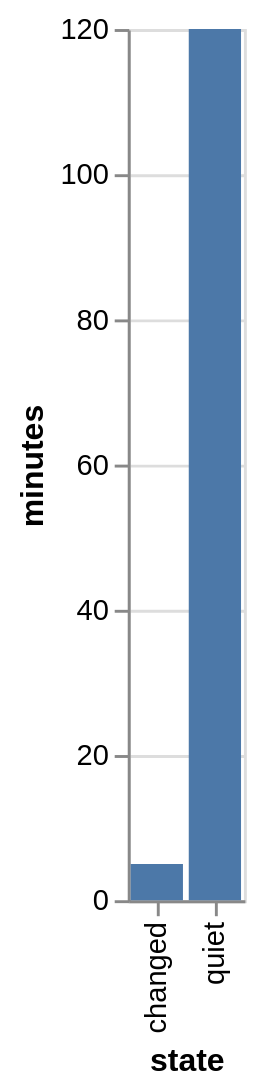

Specify this chart in Vega-Lite:
### Vega-Lite specification from a JSON file in a GitHub repository (floating-point values rounded to 4 significant figures)
{"$schema": "https://vega.github.io/schema/vega-lite/v6.json", "description": "Adaptive refresh minutes", "data": {"values": [{"state": "changed", "minutes": 5}, {"state": "quiet", "minutes": 120}]}, "mark": "bar", "encoding": {"x": {"field": "state", "type": "nominal"}, "y": {"field": "minutes", "type": "quantitative"}}}
